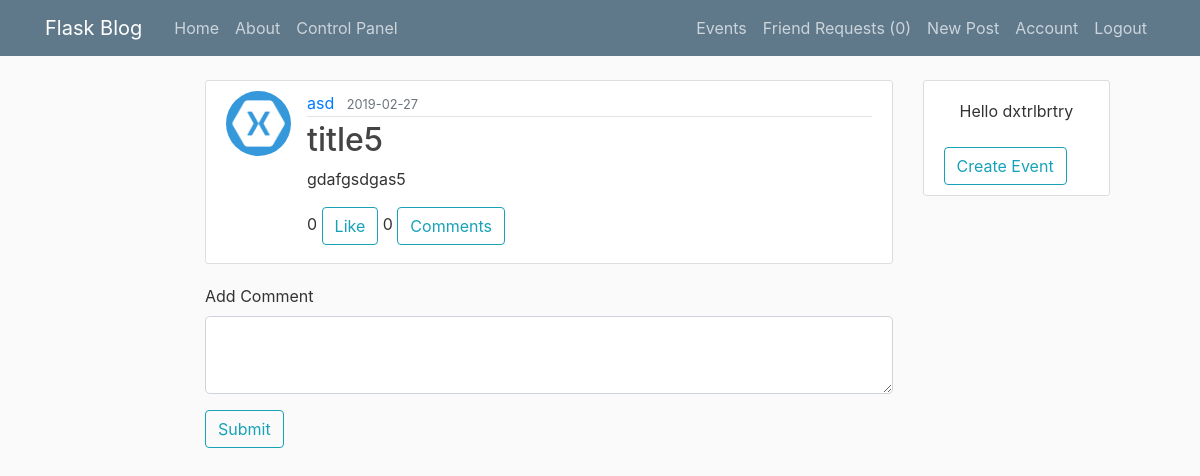
Screenshot of /post/14 (signed in) with the database file from the repository.
### flaskwebapp/models.py (models this page shows, shortened)
class User(db.Model, UserMixin):
    id = db.Column(db.Integer, primary_key=True)
    username = db.Column(db.String(20), unique=True, nullable=False)
    email = db.Column(db.String(120), unique=True, nullable=False)
    image_file = db.Column(db.String(20), nullable=False, default='default.jpg')
    password = db.Column(db.String(60), nullable=False)
    access = db.Column(db.String(10), nullable=False, default='user')
    posts = db.relationship('Post', backref='author', lazy='dynamic')
    comments = db.relationship('Comment', backref='author', lazy='dynamic')
    likes = db.relationship('Post', secondary=likes, backref='liked_by', lazy='dynamic')
    event_requests = db.relationship('User',
                               secondary=event_requests,
                               primaryjoin=(event_requests.c.user_id == id),
                               secondaryjoin=(event_requests.c.requester_id == id),
                               backref='event_request_from',
                               lazy='dynamic')
    requests = db.relationship('User',
                               secondary=friend_requests,
                               primaryjoin=(friend_requests.c.user_id == id),
                               secondaryjoin=(friend_requests.c.friend_id == id),
                               backref='request_of',
                               lazy='dynamic')
    friends = db.relationship('User',
                              secondary=friend,
                              primaryjoin=(friend.c.user_id == id),
                              secondaryjoin=(friend.c.friend_id == id),
                              backref='friend_of',
                              lazy='dynamic')

class Post(db.Model):
    id = db.Column(db.Integer, primary_key=True)
    title = db.Column(db.String(100), nullable=False)
    date_posted = db.Column(db.DateTime, nullable=False, default=datetime.utcnow)
    content = db.Column(db.Text, nullable=True)
    image_file = db.Column(db.String(20), nullable=True)
    comments = db.relationship('Comment', backref='comment_on', lazy='dynamic')
    user_id = db.Column(db.Integer, db.ForeignKey('user.id'), nullable=False)

### flaskwebapp/posts/routes.py (the view)
@posts.route('/post/<int:post_id>', methods=['GET', 'POST'])
@login_required
def post(post_id):
    post = Post.query.get_or_404(post_id)
    form = CommentForm()
    if form.validate_on_submit():
        comment = Comment(content=form.content.data, author=current_user)
        post.comments.append(comment)
        db.session.commit()
        flash(f'Comment successfully submitted', 'success')
        return redirect(url_for('posts.post', post_id=post.id))
    return render_template('post.html', title=post.title, legend='New Post', post=post, form=form)

### flaskwebapp/posts/forms.py
class CommentForm(FlaskForm):
    content = TextAreaField('Add Comment', validators=[DataRequired()])
    submit = SubmitField('Submit')

### flaskwebapp/models.py (called while the page is built)
@login_manager.user_loader
def load_user(user_id):
    return User.query.get(int(user_id))

### flaskwebapp/templates/post.html (shortened to what this page needs)
{% extends 'layout.html' %}
{% from 'macros/macros.html' import input %}
{% from 'macros/macros.html' import render_post with context %}
{% block content %}
    {{ render_post(post, False) }}
    <form action="{{ url_for('posts.post', post_id=post.id) }}" method="POST">
       <fieldset>
           {{ input(form.content) }}
       </fieldset>
       <div class="form-group">
           {{ form.submit(class="btn btn-outline-info") }}
       </div>
    </form>
{% endblock content %}

### flaskwebapp/templates/layout.html (shortened to what this page needs)
<!DOCTYPE html>
<html lang="en">
<head>
    <link rel="stylesheet" type="text/css" href="{{ url_for('static', filename='bootstrap.css') }}">
    <link rel="stylesheet" type="text/css" href="{{ url_for('static', filename='main.css') }}">
</head>
<body>
<header class="site-header">
    <nav class="navbar navbar-expand-md navbar-dark bg-steel fixed-top">
        <div class="container">
            <a class="navbar-brand mr-4" href="/">Flask Blog</a>
            <div class="collapse navbar-collapse" id="navbarToggle">
                <div class="navbar-nav mr-auto">
                    {% if current_user.is_authenticated %}
                        <a class="nav-item nav-link" href="{{ url_for('main.home') }}">Home</a>
                        <a class="nav-item nav-link" href="{{ url_for('main.about') }}">About</a>
                    {% if current_user.access == 'admin' %}
                        <a class="nav-item nav-link" href="{{ url_for('admin.control_panel') }}">Control Panel</a>
                    {% endif %}
                    {% endif %}
                </div>
                <div class="navbar-nav">
                    {% if current_user.is_authenticated %}
                        <a class="nav-item nav-link" href="{{ url_for('events.events_list') }}">Events</a>
                        <a class="nav-item nav-link" href="{{ url_for('users.requests') }}">Friend Requests ({{ current_user.requests.count() }})</a>
                        <a class="nav-item nav-link" href="{{ url_for('posts.new_post') }}">New Post</a>
                        <a class="nav-item nav-link" href="{{ url_for('users.account') }}">Account</a>
                        <a class="nav-item nav-link" href="{{ url_for('users.logout') }}">Logout</a>
                    {% else %}
                        <a class="nav-item nav-link" href="{{ url_for('users.login') }}">Login</a>
                        <a class="nav-item nav-link" href="{{ url_for('users.register') }}">Register</a>
                    {% endif %}
                </div>
            </div>
        </div>
    </nav>
</header>
<main role="main">
    <div class="row">
        <div class="col-md-2"></div>
        <div class="col-md-7">
            <div style="overflow-y: scroll">
                {% block content %}
                {% endblock content %}
            </div>
        </div>
        <div class="col-md-3">
            <div class="content-section right-panel">
                {% if current_user.is_authenticated %}
                    <p class="nav-item nav-link">Hello {{ current_user.username }}</p>
                    <a class="btn btn-outline-info" href="{{ url_for('events.create_event') }}">Create Event</a>
                {% endif %}
            </div>
        </div>
    </div>
</main>
</body>
</html>

### flaskwebapp/templates/macros/macros.html (shortened to what this page needs)
{% macro input(field) %}
<div class="form-group">
  {{ field.label(class="form-control-label") }}
    {% if field.errors %}
  {{ field(class="form-control form-control-lg is-invalid") }}
  <div class="invalid-feedback">
    {% for error in field.errors %}
    <span> {{ error }} </span>
    {% endfor %}
  </div>
  {% else %}
  {{ field(class="form-control form-control-lg") }}
  {% endif %}
</div>
{% endmacro %}
{% macro render_post(post, add_comment=True) %}
<article class="media content-section">
  <img class="rounded-circle article-img"
       src="{{ url_for('static', filename='profile_pics/' + post.author.image_file) }}">
  <div class="media-body">
    <div class="article-metadata">
      <a class="mr-2" href="{{ url_for('posts.user_posts', username=post.author.username) }}">{{ post.author.username
        }}</a>
      <small class="text-muted">{{ post.date_posted.strftime('%Y-%m-%d') }}</small>
    </div>
    <h2><a class="article-title" href="{{ url_for('posts.post', post_id=post.id) }}">{{ post.title }}</a></h2>
    <p class="article-content">{{ post.content }}</p>
    <div class="media-footer mt-3 mb-2 expand-md">
      <span id="likesCount{{ post.id }}">{{ post.liked_by|count }}</span>
      <button class="btn btn-outline-info btn-like" post_id="{{ post.id }}"
              onclick="{{ url_for('posts.like_post', post_id=post.id) }}">
        {% if current_user not in post.liked_by %}
          Like
        {% else %}
          Unlike
        {% endif %}
      </button>
      <span id="commentsCount{{ post.id }}">{{ post.comments.count() }}</span>
      <button class="btn btn-outline-info btn-comment mr-auto" post_id="{{ post.id }}">Comments</button>
    </div>
  </div>
</article>
{% endmacro %}

### flaskwebapp/static/main.css (style rules this page uses)
body { background: #fafafa; color: #333333; margin-top: 5rem; }
h1, h2, h3, h4, h5, h6 { color: #444444; }
.right-panel { position: fixed; z-index: 1; overflow-x: hidden; padding-top: 20px; }
.bg-steel { background-color: #5f788a; }
.site-header .navbar-nav .nav-link { color: #cbd5db; }
.content-section { background: #ffffff; padding: 10px 20px; border: 1px solid #dddddd; border-radius: 3px; margin-bottom: 20px; }
.article-title { color: #444444; }
.article-content { white-space: line-wrap }
.article-img { height: 65px; width: 65px; margin-right: 16px; }
.article-metadata { padding-bottom: 1px; margin-bottom: 4px; border-bottom: 1px solid #e3e3e3 }

### rows the page displays
User: image_file (placeholder picture), author.username "asd"
Post: date_posted "2019-02-27", title "title5", content "gdafgsdgas5"
User: username "dxtrlbrtry"

### other values shown
{{ current_user.requests.count() }} "0"
{{ post.liked_by|count }} "0"
{{ post.comments.count() }} "0"
{{ field.label(class="form-control-label") }} "Add Comment"
